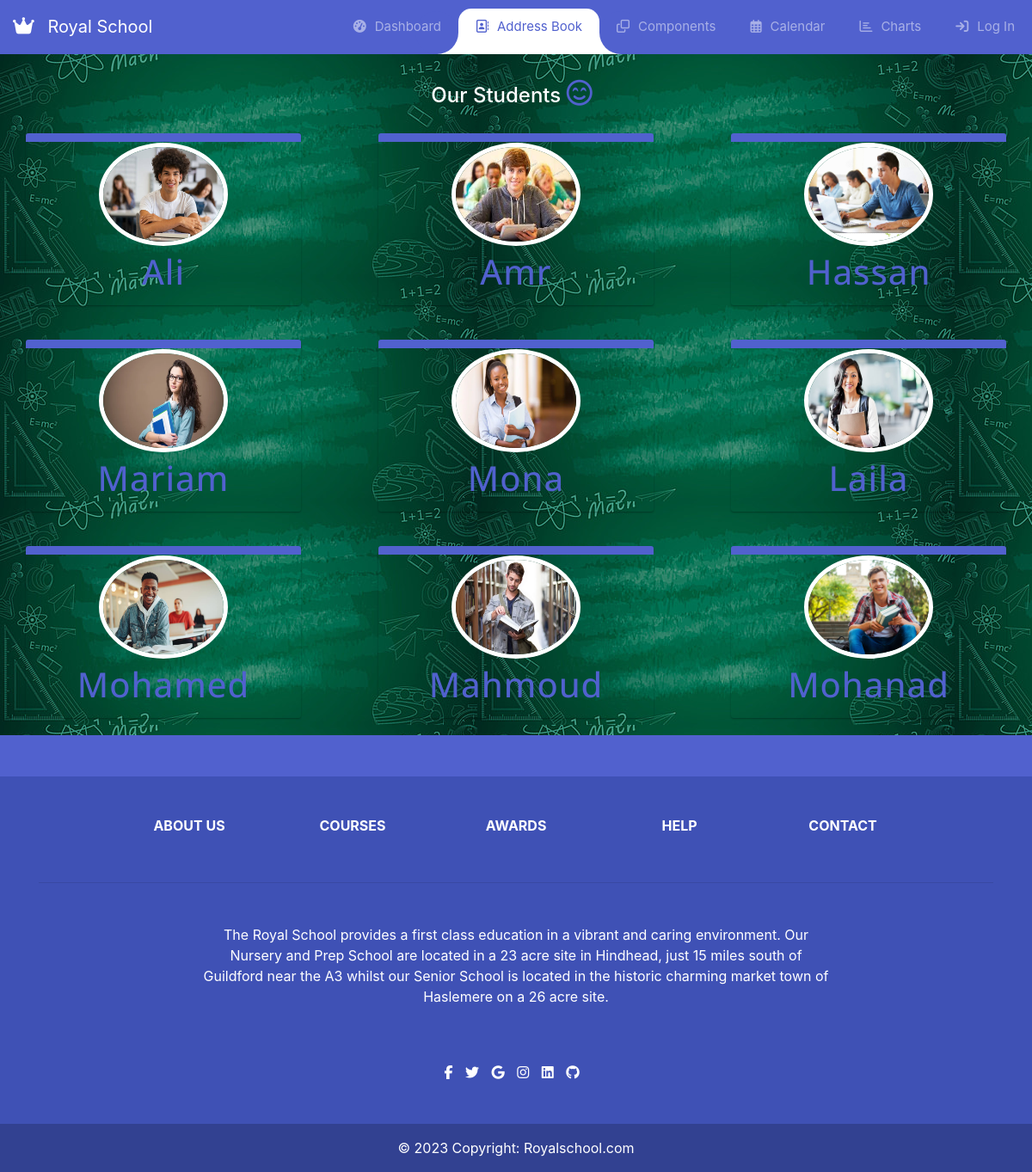
The page /school/index.php on the database its author committed.
### tables this page shows
CREATE TABLE `students` (
  `student_id` int(11) NOT NULL,
  `student_name` varchar(30) NOT NULL,
  `student_image` varchar(255) NOT NULL,
  `courses` varchar(40) NOT NULL,
  `birth_date` date NOT NULL,
  `student_status` varchar(30) NOT NULL
);

### school/list.php (the view, shortened to what this page needs)
<!DOCTYPE html>
<html lang="en">
<head>
    <link rel="stylesheet" href="userTemplate/list.css">
</head>
<body>
<div class="mainContent" id="bigImage">
  <h4 class="indexTitle"> Our Students <span><i class="fa-regular fa-face-smile-beam"></i></span></h4>
  <div class="row" >
        <?php require_once "connection.php";
         $select = $connection->prepare('SELECT * FROM students');
         $select->execute();
         $students = $select->fetchAll(PDO::FETCH_CLASS, 'Student');
         foreach($students as $student){
         ?>
        <div class="container col-4">
        <aside class="profile-card">
    <header>
      <a href="https://royalschool.com">
        <img src="admin/images/<?= $student->student_image ?>" class="card-img-top" alt="..." >
      </a>
      <h1><?= $student->student_name ?></h1>
    </header>
  </aside>
  </div>
        <?php } ?>
 </div>
 </div>
</body>
</html>

### school/userTemplate/header.php (shortened to what this page needs)
<!doctype html>
<html lang="en">
  <head>
    <link rel="stylesheet" href="https://kit.fontawesome.com/35fb55d2f6.css">
    <link rel="stylesheet" href="https://stackpath.bootstrapcdn.com/bootstrap/4.3.1/css/bootstrap.min.css">
    <link rel="stylesheet" href="userTemplate/nav.css">
  </head>
  <body style="background-color:#5161ce;">

### school/index.php
<?php require_once "userTemplate/header.php"; ?>
    <div>
        <?php require_once "userTemplate/nav.php"; ?>
    </div>
        <?php require_once "list.php"; ?>
<?php require_once "userTemplate/footer.php"; ?>

### school/userTemplate/nav.php (shortened to what this page needs)
<nav class="navbar navbar-expand-custom navbar-mainbg">
      <a class="navbar-brand navbar-logo" href="#"><span><i class="fa-solid fa-crown"></i></span> Royal School</a>
      <div class="collapse navbar-collapse" id="navbarSupportedContent">
          <ul class="navbar-nav ml-auto">
              <div class="hori-selector"><div class="left"></div><div class="right"></div></div>
              <li class="nav-item">
                  <a class="nav-link" href="javascript:void(0);"><i class="fas fa-tachometer-alt"></i>Dashboard</a>
              </li>
              <li class="nav-item active">
                  <a class="nav-link" href="javascript:void(0);"><i class="far fa-address-book"></i>Address Book</a>
              </li>
              <li class="nav-item">
                  <a class="nav-link" href="javascript:void(0);"><i class="far fa-clone"></i>Components</a>
              </li>
              <li class="nav-item">
                  <a class="nav-link" href="javascript:void(0);"><i class="far fa-calendar-alt"></i>Calendar</a>
              </li>
              <li class="nav-item">
                  <a class="nav-link" href="javascript:void(0);"><i class="far fa-chart-bar"></i>Charts</a>
              </li>
              <li class="nav-item">
                  <a class="nav-link" href="admin\login.php"><i class="fa-solid fa-arrow-right-to-bracket"></i></i>Log In</a>
              </li>
          </ul>
      </div>
  </nav>

### school/userTemplate/footer.php (shortened to what this page needs)
  <footer class="text-center text-white" style="background-color: #3f51b5;">
    <div class="container">
      <section class="mt-5">
        <div class="row text-center d-flex justify-content-center pt-5">
          <div class="col-md-2">
            <h6 class="text-uppercase font-weight-bold">
              <a href="#!" class="text-white">About us</a>
            </h6>
          </div>
          <div class="col-md-2">
            <h6 class="text-uppercase font-weight-bold">
              <a href="#!" class="text-white">Courses</a>
            </h6>
          </div>
          <div class="col-md-2">
            <h6 class="text-uppercase font-weight-bold">
              <a href="#!" class="text-white">Awards</a>
            </h6>
          </div>
          <div class="col-md-2">
            <h6 class="text-uppercase font-weight-bold">
              <a href="#!" class="text-white">Help</a>
            </h6>
          </div>
          <div class="col-md-2">
            <h6 class="text-uppercase font-weight-bold">
              <a href="#!" class="text-white">Contact</a>
            </h6>
          </div>
        </div>
      </section>
      <hr class="my-5" />
      <section class="mb-5">
        <div class="row d-flex justify-content-center">
          <div class="col-lg-8">
            <p>
            The Royal School provides a first class education in a vibrant and caring environment. Our Nursery and Prep School are located in a 23 acre site in Hindhead,  just 15 miles south of Guildford near the A3 whilst our Senior School is located in the historic charming market town of Haslemere on a 26 acre site.
            </p>
          </div>
        </div>
      </section>
      <section class="text-center mb-5">
        <a href="" class="text-white me-4">
          <i class="fab fa-facebook-f"></i>
        </a>
        <a href="" class="text-white me-4">
          <i class="fab fa-twitter"></i>
        </a>
        <a href="" class="text-white me-4">
          <i class="fab fa-google"></i>
        </a>
        <a href="" class="text-white me-4">
          <i class="fab fa-instagram"></i>
        </a>
        <a href="" class="text-white me-4">
          <i class="fab fa-linkedin"></i>
        </a>
        <a href="" class="text-white me-4">
          <i class="fab fa-github"></i>
        </a>
      </section>
    </div>
    <div
         class="text-center p-3"
         style="background-color: rgba(0, 0, 0, 0.2)"
         >
      © 2023 Copyright:
      <a class="text-white" href="https://mdbootstrap.com/"
         >Royalschool.com</a
        >
    </div>
  </footer>
</body>
</html>

### school/userTemplate/nav.css (style rules this page uses)
#bigImage { background-image:url("img/background1.jpg"); }
* { margin: 0; padding: 0; }
i { margin-right: 10px; }
.navbar-logo { padding: 15px; color: #fff; }
.navbar-mainbg { background-color: #5161ce; padding: 0px; }
#navbarSupportedContent { overflow: hidden; position: relative; }
#navbarSupportedContent ul { padding: 0px; margin: 0px; }
#navbarSupportedContent ul li a i { margin-right: 10px; }
#navbarSupportedContent li { list-style-type: none; float: left; }
#navbarSupportedContent ul li a { color: rgba(255,255,255,0.5); text-decoration: none; font-size: 15px; display: block; padding: 20px 20px; transition-duration:0.6s; transition-timing-function: cubic-bezier(0.68, -0.55, 0.265, 1.55); position: relative; }
#navbarSupportedContent>ul>li.active>a { color: #5161ce; background-color: transparent; transition: all 0.7s; }
.hori-selector { display:inline-block; position:absolute; height: 100%; top: 0px; left: 0px; transition-duration:0.6s; transition-timing-function: cubic-bezier(0.68, -0.55, 0.265, 1.55); background-color: #fff; border-top-left-radius: 15px; border-top-right-radius: 15px; margin-top: 10px; }
.hori-selector .right, .hori-selector .left { position: absolute; width: 25px; height: 25px; background-color: #fff; bottom: 10px; }
.hori-selector .right { right: -25px; }
.hori-selector .left { left: -25px; }
.hori-selector .right:before, .hori-selector .left:before { content: ''; position: absolute; width: 50px; height: 50px; border-radius: 50%; background-color: #5161ce; }
.hori-selector .right:before { bottom: 0; right: -25px; }
.hori-selector .left:before { bottom: 0; left: -25px; }
@media (min-width: 992px) { .navbar-expand-custom { -ms-flex-flow: row nowrap; flex-flow: row nowrap; -ms-flex-pack: start; justify-content: flex-start; } }
@media (min-width: 992px) { .navbar-expand-custom .navbar-nav { -ms-flex-direction: row; flex-direction: row; } }
@media (min-width: 992px) { .navbar-expand-custom .navbar-collapse { display: -ms-flexbox!important; display: flex!important; -ms-flex-preferred-size: auto; flex-basis: auto; } }
.fa-crown { color: white; font-size: 22px; }

### school/userTemplate/list.css (style rules this page uses)
.profile-card * , .profile-card *:before , .profile-card *:after { -webkit-box-sizing: border-box; -moz-box-sizing: border-box; box-sizing: border-box; }
.profile-card { -webkit-border-radius: 3px; -moz-border-radius: 3px; border-radius: 3px; height: 200px; margin: 20px auto; width: 320px; overflow: hidden; -webkit-box-shadow: 0 1px 2px rgba(0, 0, 0, 0.3); -moz-box-shadow: 0 1px 2px rgba(0, 0, 0, 0.3); box-shadow: 0 1px 2px rgba(0, 0, 0, 0.3); position: relative; -webkit-transition: all 0.5s; -moz-transition: all 0.5s; -o-transition: all 0.5s; transition: all 0.5s; }
.profile-card header { background: #5161ce; padding: 1px; height: 10px; -webkit-transition: all 0.5s; -moz-transition: all 0.5s; -o-transition: all 0.5s; transition: all 0.5s; }
.profile-card header img { border: 5px solid #fff; border-radius: 50%; display: block; margin: 10px auto; width: 150px; height: 120px; }
.profile-card header h1 { color: #5161ce; font-family: "Open Sans"; font-weight: 500; letter-spacing: 1px; margin: 0; text-align: center; line-height: 1; -webkit-transition: all 0.5s; -moz-transition: all 0.5s; -o-transition: all 0.5s; transition: all 0.5s; }
#bigImage h4 { color: white; text-align: center; margin-bottom: 40px; position: relative; top: 30px; }
#bigImage h4 i { color: #5161ce; font-size: 30px; }

### rows shown on the page
students: student_image (picture), student_name "Ali"
students: student_image (picture), student_name "Amr"
students: student_image (picture), student_name "Hassan"
students: student_image (picture), student_name "Mariam"
students: student_image (picture), student_name "Mona"
students: student_image (picture), student_name "Laila"
students: student_image (picture), student_name "Mohamed"
students: student_image (picture), student_name "Mahmoud"
students: student_image (picture), student_name "Mohanad"
